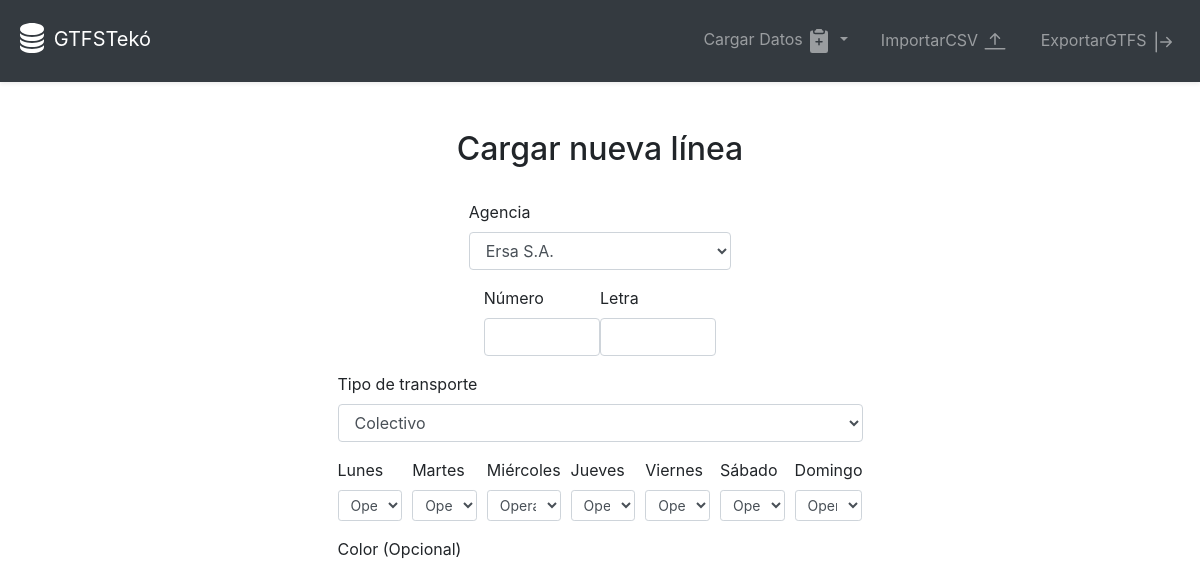
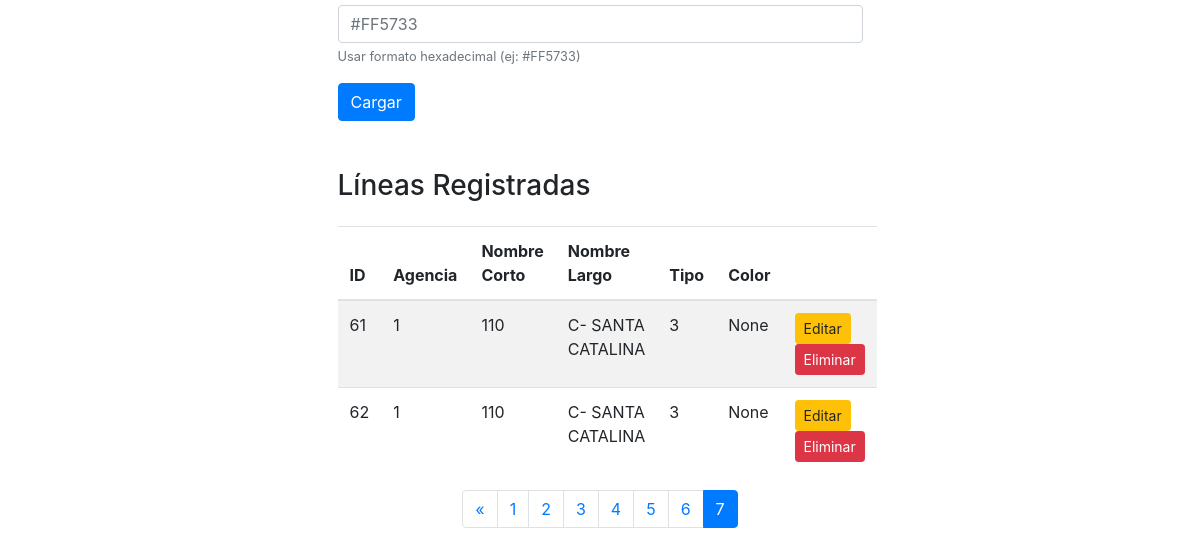
The app's page /route/cargar_routes?page=7, older data (2 pictures, top to bottom).
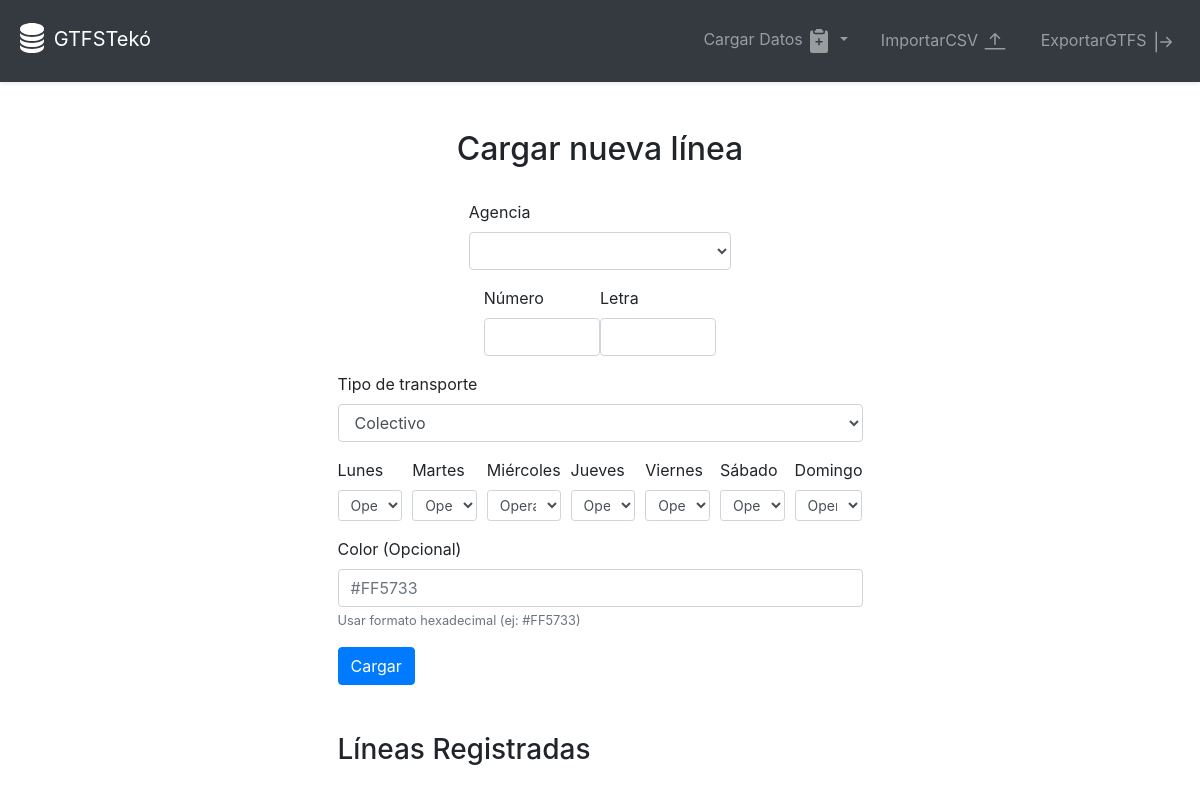
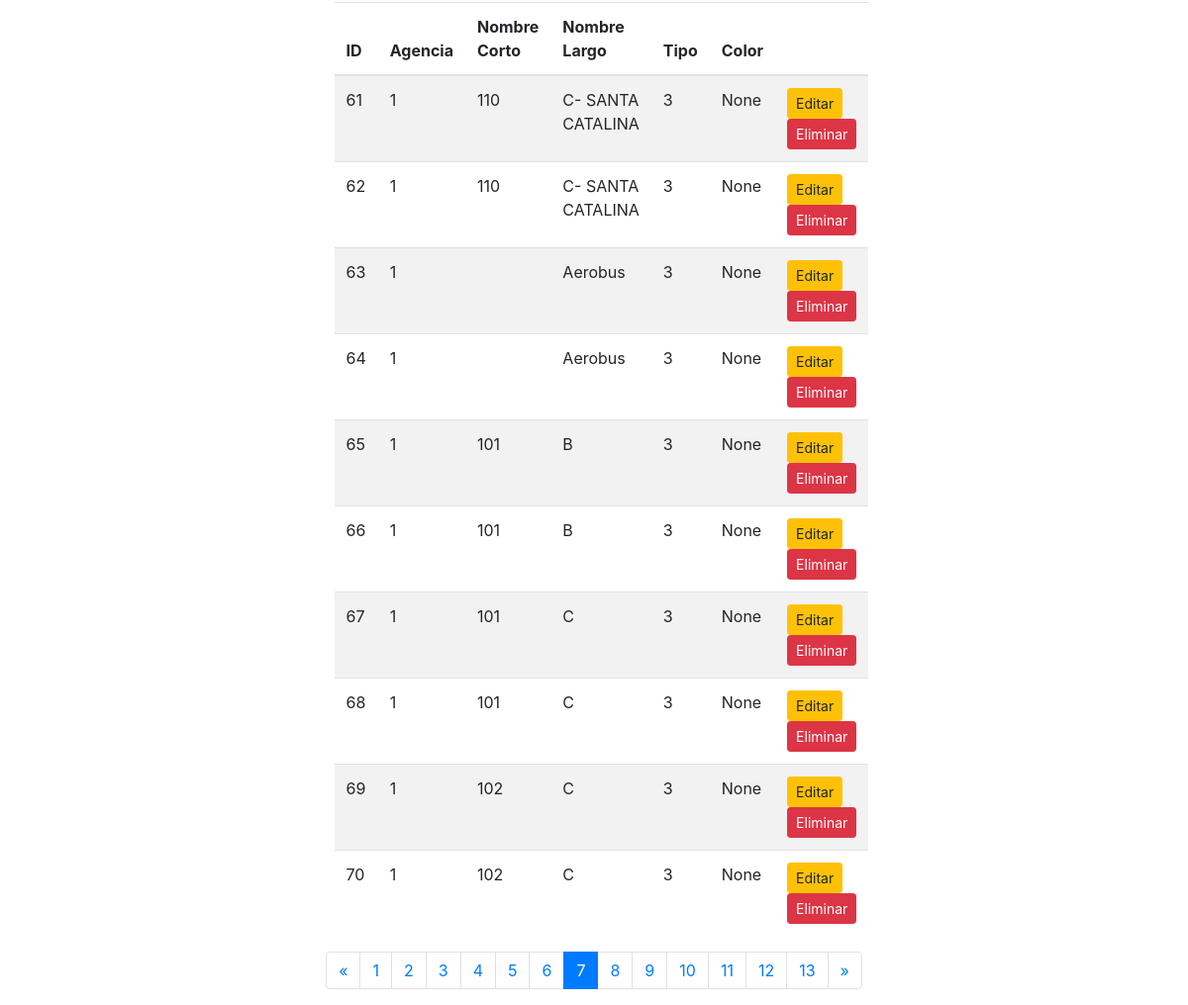
The same page, newer data (2 pictures, top to bottom).
### models/models.py (models this page shows)
class Route(db.Model):
    route_id = db.Column(db.Integer, primary_key=True)
    agency_id = db.Column(db.Integer, db.ForeignKey('agency.agency_id'), nullable=False)
    route_short_name = db.Column(db.String(10), nullable=False)
    route_long_name = db.Column(db.String(100), nullable=False)
    route_type = db.Column(db.Integer, nullable=False)
    route_color = db.Column(db.String(6))

### routes/route_routes.py (the view, shortened to what this page needs)
@route_bp.route('/cargar_routes', methods=['GET', 'POST'])
def cargar_routes():
    agencies = Agency.query.all()
    page = request.args.get(get_page_parameter(), type=int, default=1)  # Get the current page
    per_page = 10  # Set the number of items per page
    routes = Route.query.paginate(page=page, per_page=per_page)  # Paginate routes
    pagination = Pagination(page=page, total=routes.total, search=False, record_name='routes', per_page=per_page)
    return render_template('cargar_routes.html', agencies=agencies, routes=routes.items, pagination=pagination, current_page=page, total_pages=routes.pages)

### templates/cargar_routes.html (shortened to what the changed rows need)
{% extends "base.html" %}
{% block content %}
<div class="container mt-5 d-flex justify-content-center w-50 flex-column">
    <h2 class="text-center">Cargar nueva línea</h2>
    <form method="POST" class="mt-4">
        <div class="d-flex justify-content-center">
        <div class="form-group w-50">
            <label for="agency_id">Agencia</label>
            <select class="form-control" id="agency_id" name="agency_id" required>
                {% for agency in agencies %}
                    <option value="{{ agency.agency_id }}">{{ agency.agency_name }}</option>
                {% endfor %}
            </select>
        </div>
    </div>
    <div class="d-flex justify-content-center flex-column">
        <div class="form-row">
            {% for day in ['lunes', 'martes', 'miércoles', 'jueves', 'viernes', 'sábado', 'domingo'] %}
            <div class="form-group col">
                <label for="{{ day }}">{{ day|capitalize }}</label>
                <select class="form-control form-control-sm" id="{{ day }}" name="{{ day }}" required>
                    <option value="1" selected>Operativo</option>
                </select>
            </div>
            {% endfor %}
        </div>
    </div>
    </form>
    <table class="table table-striped mt-3">
        <thead>
            <tr>
                <th>ID</th>
                <th>Agencia</th>
                <th>Nombre Corto</th>
                <th>Nombre Largo</th>
                <th>Tipo</th>
                <th>Color</th>
                <th></th>
            </tr>
        </thead>
        <tbody>
            {% for route in routes %}
                <tr>
                    <td>{{ route.route_id }}</td>
                    <td>{{ route.agency_id }}</td>
                    <td>{{ route.route_short_name }}</td>
                    <td>{{ route.route_long_name }}</td>
                    <td>{{ route.route_type }}</td>
                    <td>{{ route.route_color }}</td>
                    <td>
                        <button type="button" class="btn btn-warning btn-sm" data-toggle="modal" data-target="#editModal{{ route.route_id }}">
                            Editar
                        </button>
                        <form method="POST" action="{{ url_for('route.delete_route', route_id=route.route_id) }}" onsubmit="return confirm('¿Estás seguro de que deseas eliminar esta ruta?');">
                            <button type="submit" class="btn btn-danger btn-sm">Eliminar</button>
                        </form>
                    </td>
                </tr>
            {% endfor %}
        </tbody>
    </table>
    <nav aria-label="Page navigation">
        <ul class="pagination justify-content-center">
            {% for page_num in range(1, total_pages + 1) %}
                <li class="page-item {% if page_num == current_page %}active{% endif %}">
                    <a class="page-link" href="{{ url_for('route.cargar_routes', page=page_num) }}">{{ page_num }}</a>
                </li>
            {% endfor %}
            {% if current_page < total_pages %}
                <li class="page-item">
                    <a class="page-link" href="{{ url_for('route.cargar_routes', page=current_page + 1) }}" aria-label="Next">
                        <span aria-hidden="true">&raquo;</span>
                    </a>
                </li>
            {% endif %}
        </ul>
    </nav>
</div>
{% endblock %}

Row changes from the older to the newer data that the page shows:
added Route: route_id "63", agency_id "1", route_long_name "Aerobus", route_type "3", route_color "None"
added Route: route_id "64", agency_id "1", route_long_name "Aerobus", route_type "3", route_color "None"
added Route: route_id "65", agency_id "1", route_short_name "101", route_long_name "B", route_type "3", route_color "None"
added Route: route_id "66", agency_id "1", route_short_name "101", route_long_name "B", route_type "3", route_color "None"
added Route: route_id "67", agency_id "1", route_short_name "101", route_long_name "C", route_type "3", route_color "None"
added Route: route_id "68", agency_id "1", route_short_name "101", route_long_name "C", route_type "3", route_color "None"
added Route: route_id "69", agency_id "1", route_short_name "102", route_long_name "C", route_type "3", route_color "None"
added Route: route_id "70", agency_id "1", route_short_name "102", route_long_name "C", route_type "3", route_color "None"
Text that changed along with them:
form field agency_id: "Ersa S.A." → (not shown)
new list line: "8"
new list line: "9"
new list line: "10"
new list line: "11"
new list line: "12"
new list line: "13"
